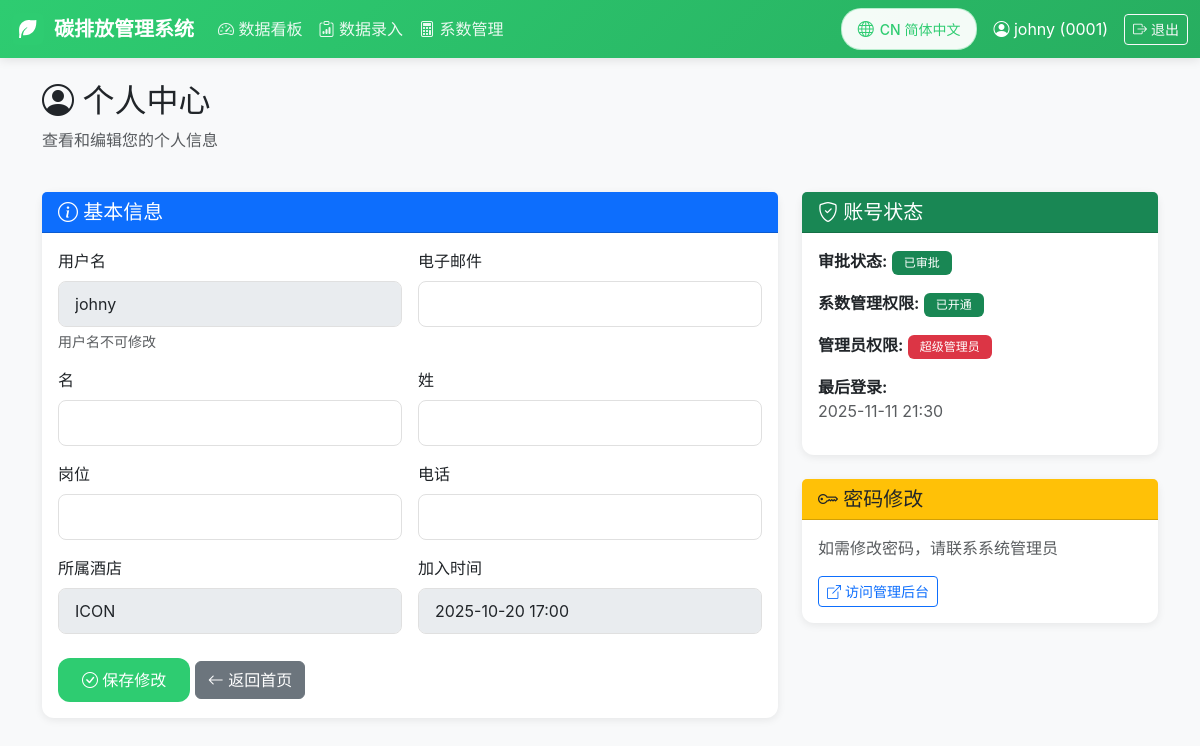
The page /profile/ (signed in) on the database as committed earlier.
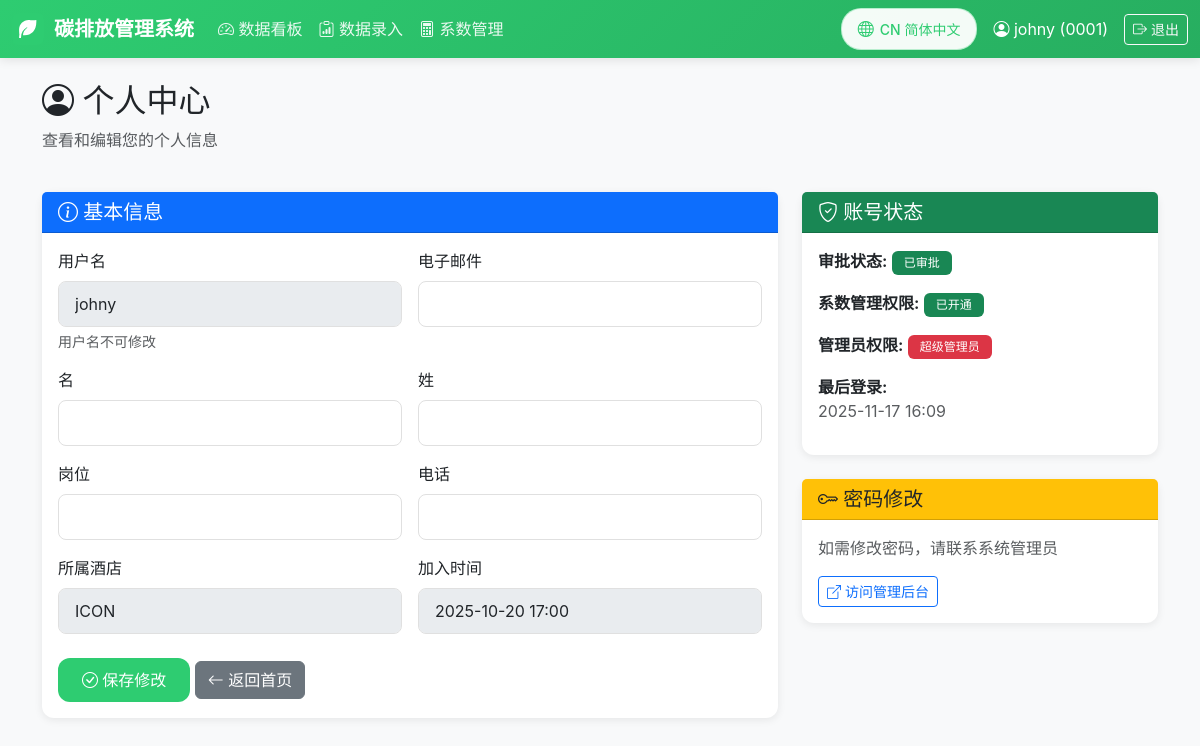
The same page on the database as committed later.
### coefficients/models.py (models this page shows, shortened)
class CustomUser(AbstractUser):
    hotel = models.ForeignKey(
        Hotel,
        on_delete=models.SET_NULL,
        null=True,
        blank=True,
        verbose_name=_('所属酒店'),
        related_name='users'
    )
    position = models.CharField(_('岗位'), max_length=100, blank=True)
    phone = models.CharField(_('电话'), max_length=20, blank=True)
    is_approved = models.BooleanField(_('是否审批通过'), default=False)
    can_manage_coefficients = models.BooleanField(_('可管理系数'), default=False)
    class Meta:
        verbose_name = _('用户')
        verbose_name_plural = _('用户')

class Hotel(models.Model):
    code = models.CharField(_('酒店代码'), max_length=50, unique=True)
    name = models.CharField(_('酒店名称'), max_length=200)
    name_en = models.CharField(_('酒店名称(英文)'), max_length=200, blank=True)
    created_at = models.DateTimeField(_('创建时间'), auto_now_add=True)
    updated_at = models.DateTimeField(_('更新时间'), auto_now=True)
    is_active = models.BooleanField(_('是否启用'), default=True)
    class Meta:
        verbose_name = _('酒店')
        verbose_name_plural = _('酒店')
        ordering = ['code']

### coefficients/views.py (the view, shortened to what this page needs)
# urls.py: path('profile/', views.profile, name='profile'),
@login_required
def profile(request):
    return render(request, 'coefficients/profile.html', {
        'user': request.user
    })

### templates/coefficients/profile.html (shortened to what this page needs)
{% extends "base.html" %}
{% load i18n %}
{% block content %}
<div class="container mt-4">
    <div class="row mb-4">
        <div class="col">
            <h2><i class="bi bi-person-circle"></i> {% trans "个人中心" %}</h2>
            <p class="text-muted">{% trans "查看和编辑您的个人信息" %}</p>
        </div>
    </div>
    <div class="row">
        <div class="col-lg-8">
            <div class="card mb-4">
                <div class="card-header bg-primary text-white">
                    <h5 class="mb-0"><i class="bi bi-info-circle"></i> {% trans "基本信息" %}</h5>
                </div>
                <div class="card-body">
                    <form method="post">
                        <div class="row g-3">
                            <div class="col-md-6">
                                <label for="username" class="form-label">{% trans "用户名" %}</label>
                                <input type="text" class="form-control" id="username" value="{{ user.username }}" disabled>
                                <div class="form-text">{% trans "用户名不可修改" %}</div>
                            </div>
                            <div class="col-md-6">
                                <label for="email" class="form-label">{% trans "电子邮件" %}</label>
                                <input type="email" class="form-control" id="email" name="email" value="{{ user.email }}">
                            </div>
                            <div class="col-md-6">
                                <label for="first_name" class="form-label">{% trans "名" %}</label>
                                <input type="text" class="form-control" id="first_name" name="first_name" value="{{ user.first_name }}">
                            </div>
                            <div class="col-md-6">
                                <label for="last_name" class="form-label">{% trans "姓" %}</label>
                                <input type="text" class="form-control" id="last_name" name="last_name" value="{{ user.last_name }}">
                            </div>
                            <div class="col-md-6">
                                <label for="position" class="form-label">{% trans "岗位" %}</label>
                                <input type="text" class="form-control" id="position" name="position" value="{{ user.position }}">
                            </div>
                            <div class="col-md-6">
                                <label for="phone" class="form-label">{% trans "电话" %}</label>
                                <input type="text" class="form-control" id="phone" name="phone" value="{{ user.phone }}">
                            </div>
                            <div class="col-md-6">
                                <label for="hotel" class="form-label">{% trans "所属酒店" %}</label>
                                <input type="text" class="form-control" id="hotel" value="{% if user.hotel %}{{ user.hotel.name }}{% else %}-{% endif %}" disabled>
                            </div>
                            <div class="col-md-6">
                                <label for="date_joined" class="form-label">{% trans "加入时间" %}</label>
                                <input type="text" class="form-control" id="date_joined" value="{{ user.date_joined|date:'Y-m-d H:i' }}" disabled>
                            </div>
                        </div>
                        <div class="mt-4">
                            <button type="submit" class="btn btn-primary">
                                <i class="bi bi-check-circle"></i> {% trans "保存修改" %}
                            </button>
                            <a href="{% url 'dashboard' %}" class="btn btn-secondary">
                                <i class="bi bi-arrow-left"></i> {% trans "返回首页" %}
                            </a>
                        </div>
                    </form>
                </div>
            </div>
        </div>
        <div class="col-lg-4">
            <div class="card mb-4">
                <div class="card-header bg-success text-white">
                    <h5 class="mb-0"><i class="bi bi-shield-check"></i> {% trans "账号状态" %}</h5>
                </div>
                <div class="card-body">
                    <div class="mb-3">
                        <strong>{% trans "审批状态" %}:</strong>
                        {% if user.is_approved %}
                            <span class="badge bg-success">{% trans "已审批" %}</span>
                        {% else %}
                            <span class="badge bg-warning">{% trans "待审批" %}</span>
                        {% endif %}
                    </div>
                    <div class="mb-3">
                        <strong>{% trans "系数管理权限" %}:</strong>
                        {% if user.can_manage_coefficients or user.is_superuser %}
                            <span class="badge bg-success">{% trans "已开通" %}</span>
                        {% else %}
                            <span class="badge bg-secondary">{% trans "未开通" %}</span>
                        {% endif %}
                    </div>
                    <div class="mb-3">
                        <strong>{% trans "管理员权限" %}:</strong>
                        {% if user.is_superuser %}
                            <span class="badge bg-danger">{% trans "超级管理员" %}</span>
                        {% elif user.is_staff %}
                            <span class="badge bg-info">{% trans "管理员" %}</span>
                        {% else %}
                            <span class="badge bg-secondary">{% trans "普通用户" %}</span>
                        {% endif %}
                    </div>
                    <div class="mb-3">
                        <strong>{% trans "最后登录" %}:</strong>
                        <div class="text-muted">{{ user.last_login|date:'Y-m-d H:i' }}</div>
                    </div>
                </div>
            </div>
            <div class="card">
                <div class="card-header bg-warning text-dark">
                    <h5 class="mb-0"><i class="bi bi-key"></i> {% trans "密码修改" %}</h5>
                </div>
                <div class="card-body">
                    <p class="text-muted">{% trans "如需修改密码，请联系系统管理员" %}</p>
                    <a href="{% url 'admin:index' %}" class="btn btn-sm btn-outline-primary" target="_blank">
                        <i class="bi bi-box-arrow-up-right"></i> {% trans "访问管理后台" %}
                    </a>
                </div>
            </div>
        </div>
    </div>
</div>
{% endblock %}

### templates/base.html (shortened to what this page needs)
{% load static %}
{% load i18n %}
<!DOCTYPE html>
<html lang="{{ LANGUAGE_CODE }}">
<head>
    <link href="https://cdn.jsdelivr.net/npm/bootstrap@5.3.0/dist/css/bootstrap.min.css" rel="stylesheet">
    <link rel="stylesheet" href="https://cdn.jsdelivr.net/npm/bootstrap-icons@1.11.0/font/bootstrap-icons.css">
    <link rel="stylesheet" href="https://cdn.jsdelivr.net/npm/flatpickr@4.6.13/dist/flatpickr.min.css">
</head>
<body>
    {% if user.is_authenticated %}
    <nav class="navbar navbar-expand-lg navbar-dark mb-4">
        <div class="container-fluid">
            <a class="navbar-brand" href="{% url 'dashboard' %}">
                <img src="{% static 'images/leaf-icon.svg' %}" alt="Leaf Icon">
                {% trans "碳排放管理系统" %}
            </a>
            <div class="collapse navbar-collapse" id="navbarNav">
                <ul class="navbar-nav me-auto">
                    <li class="nav-item">
                        <a class="nav-link" href="{% url 'dashboard' %}">
                            <i class="bi bi-speedometer2"></i> {% trans "数据看板" %}
                        </a>
                    </li>
                    <li class="nav-item">
                        <a class="nav-link" href="{% url 'consumption_list' %}">
                            <i class="bi bi-clipboard-data"></i> {% trans "数据录入" %}
                        </a>
                    </li>
                    {% if user.can_manage_coefficients or user.is_superuser %}
                    <li class="nav-item">
                        <a class="nav-link" href="{% url 'coefficient_list' %}">
                            <i class="bi bi-calculator"></i> {% trans "系数管理" %}
                        </a>
                    </li>
                    {% endif %}
                </ul>
                <div class="d-flex align-items-center gap-3">
                    <div class="language-switcher">
                        <form action="{% url 'set_language' %}" method="post" id="languageForm">
                            <button type="button" class="btn btn-sm" id="languageToggle">
                                <i class="bi bi-globe"></i>
                                <span id="languageText">{% if LANGUAGE_CODE == 'zh-hans' %}CN 简体中文{% else %}EN English{% endif %}</span>
                            </button>
                        </form>
                    </div>
                    <a href="{% url 'profile' %}" class="text-white text-decoration-none">
                        <i class="bi bi-person-circle"></i> {{ user.username }}
                        {% if user.hotel %}({{ user.hotel.code }}){% endif %}
                    </a>
                    <a href="{% url 'logout' %}" class="btn btn-sm btn-outline-light">
                        <i class="bi bi-box-arrow-right"></i> {% trans "退出" %}
                    </a>
                </div>
            </div>
        </div>
    </nav>
    {% endif %}
    <div class="container-fluid">
        {% block content %}{% endblock %}
    </div>
</body>
</html>

### templates/base.html (style rules this page uses)
:root { --primary-color: #2ecc71; --secondary-color: #27ae60; --dark-color: #1a1a1a; --light-color: #f8f9fa; --border-radius: 12px; }
body { font-family: -apple-system, BlinkMacSystemFont, "Segoe UI", Roboto, "Helvetica Neue", Arial, sans-serif; background-color: var(--light-color); }
.navbar { background: linear-gradient(135deg, var(--primary-color), var(--secondary-color)); box-shadow: 0 2px 10px rgba(0,0,0,0.1); }
.navbar-brand { font-weight: 600; color: white !important; display: flex; align-items: center; gap: 10px; }
.navbar-brand img { width: 32px; height: 32px; border-radius: 6px; }
.nav-link { color: rgba(255,255,255,0.9) !important; transition: all 0.3s; }
.btn-primary { background: var(--primary-color); border: none; border-radius: var(--border-radius); padding: 10px 24px; font-weight: 500; transition: all 0.3s; }
.card { border: none; border-radius: var(--border-radius); box-shadow: 0 2px 8px rgba(0,0,0,0.08); transition: all 0.3s; }
.form-control, .form-select { border-radius: 8px; border: 1px solid #e0e0e0; padding: 10px 16px; transition: all 0.3s; }
.badge { padding: 6px 12px; border-radius: 6px; font-weight: 500; }
.language-switcher { position: relative; }
.language-switcher button { background: rgba(255, 255, 255, 0.95); border: 1.5px solid rgba(46, 204, 113, 0.3); color: var(--primary-color); padding: 8px 16px; border-radius: 20px; transition: all 0.3s; font-weight: 500; font-size: 14px; display: flex; align-items: center; gap: 6px; cursor: pointer; }
.language-switcher button i { font-size: 16px; }

Rows that differ between the two databases and show on the page:
changed CustomUser "johny": last_login "2025-11-11 21:30" → "2025-11-17 16:09"
